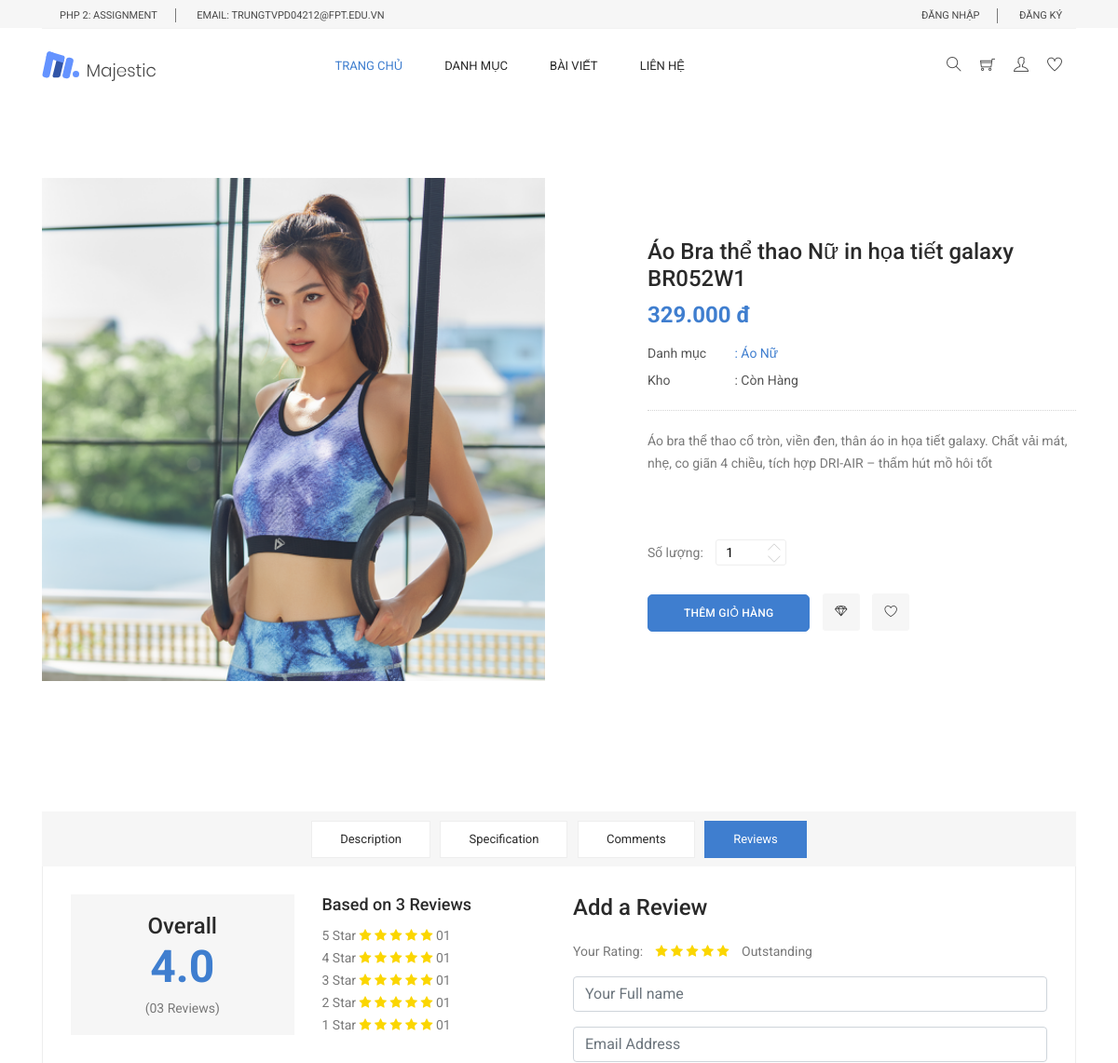
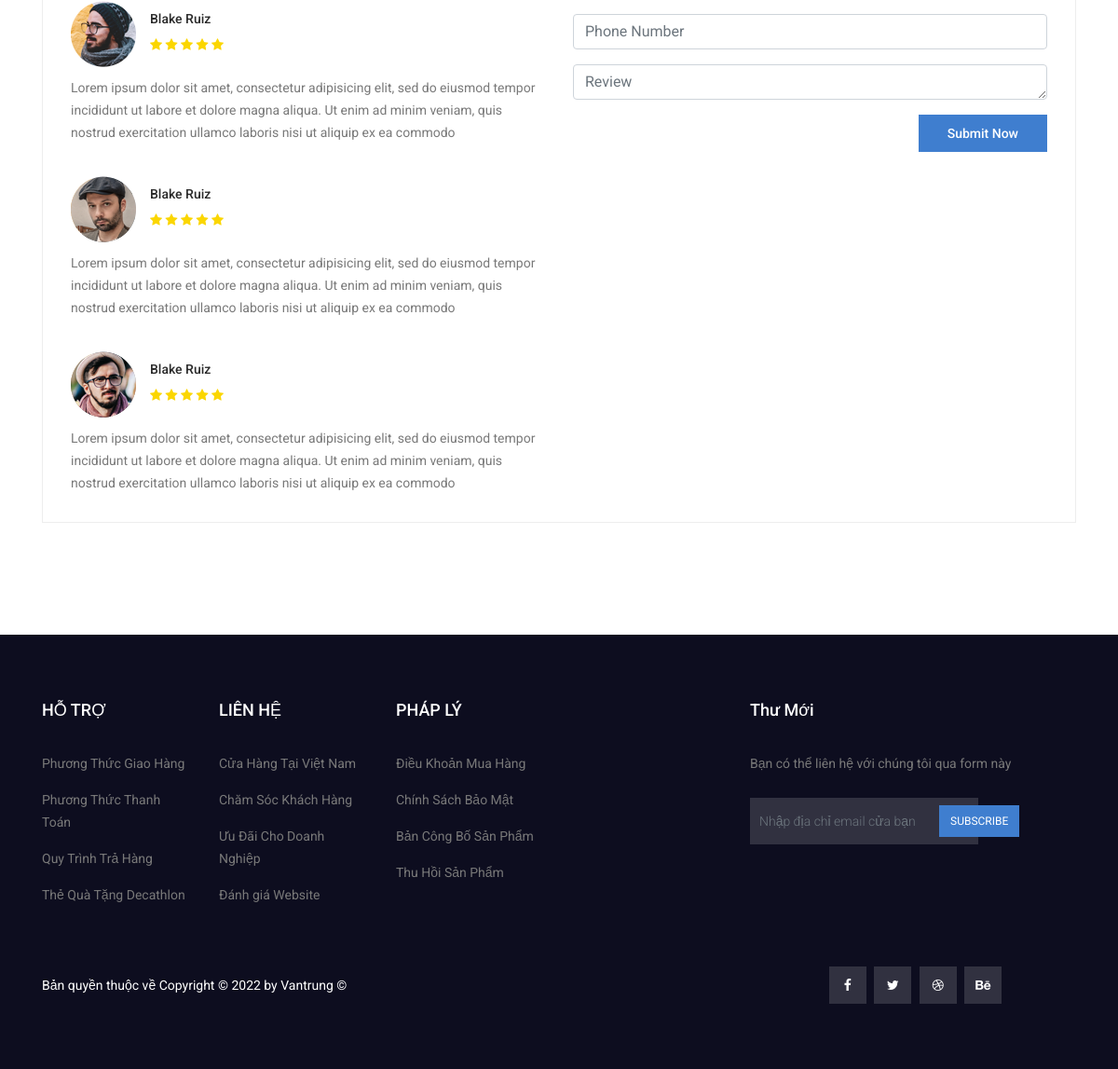
Page /product/product_detail/15 on the committed database (2 pictures, top to bottom).
### tables this page shows
CREATE TABLE `products` (
  `id` int(11) NOT NULL,
  `name` varchar(255) NOT NULL,
  `price` text NOT NULL,
  `feature_image_path` varchar(255) DEFAULT NULL,
  `feature_image_name` varchar(255) DEFAULT NULL,
  `content` text NOT NULL,
  `category_id` int(10) NOT NULL,
  `user_id` int(10) NOT NULL DEFAULT '0',
  `view_count` int(10) DEFAULT '0'
);

CREATE TABLE `categories` (
  `id` int(11) NOT NULL,
  `name` varchar(255) NOT NULL,
  `parent_id` int(11) NOT NULL,
  `slug` varchar(255) DEFAULT NULL
);

### app/views/products/product_detail.php (the view, shortened to what the rows shown need)
<div class="product_image_area">
    <div class="container">
        <div class="row s_product_inner">
            <div class="col-lg-6">
                <div class="s_product_img">
                    <div
                            id="carouselExampleIndicators"
                            class="carousel slide"
                            data-ride="carousel"
                    >
                        <div class="carousel-inner">
                            <div class="carousel-item active">
                                <?php if (!empty($product_detail)) { ?>
                                    <img
                                            class="d-block w-100"
                                            src="<?php echo _WEB_ROOT . $product_detail['feature_image_path'] ?>"
                                            alt="First slide"
                                    />
                                <?php } ?>
                            </div>
                        </div>
                    </div>
                </div>
            </div>
            <div class="col-lg-5 offset-lg-1">
                <?php if (!empty($product_detail)) { ?>
                    <div class="s_product_text">
                        <h3><?= $product_detail['name'] ?></h3>
                        <h2><?= number_format($product_detail['price'], 0, ',', '.') ?> đ</h2>
                        <ul class="list">
                            <li>
                                <a class="active" href="#">
                                    <span>Danh mục</span> :
                                    <?php if (!empty($categories)) {
                                        foreach ($categories as $cateItem) {
                                            if ($cateItem['id'] == $product_detail['category_id']) {
                                                echo $cateItem['name'];
                                            }
                                        }
                                    }
                                    ?>
                                </a>
                            </li>
                            <li>
                                <a href="#"> <span>Kho</span> : Còn Hàng</a>
                            </li>
                        </ul>
                        <p>
                            <?= $product_detail['content'] ?>
                        </p>
                            <div class="product_count">
                                <label for="qty">Số lượng:</label>
                                <input
                                        type="text"
                                        name="qty"
                                        id="sst"
                                        maxlength="12"
                                        value="1"
                                        title="Quantity:"
                                        class="input-text qty"
                                />
                                <button
                                        onclick="var result = document.getElementById('sst'); var sst = result.value; if( !isNaN( sst )) result.value++;return false;"
                                        class="increase items-count"
                                        type="button">
                                    <i class="lnr lnr-chevron-up"></i>
                                </button>
                                <button
                                        onclick="var result = document.getElementById('sst'); var sst = result.value; if( !isNaN( sst ) &amp;&amp; sst > 0 ) result.value--;return false;"
                                        class="reduced items-count"
                                        type="button"
                                >
                                    <i class="lnr lnr-chevron-down"></i>
                                </button>
                            </div>
                            <div class="card_area">
                                <a
                                        href="<?php echo _WEB_ROOT ?>/client_cart/addToCard/<?php echo $product_detail['id'] ?>"
                                        type="submit" class="main_btn <?php echo (!empty(Session::data('client_login'))?'addToCart':'loginToAdd') ?>"
                                        data-url="<?php echo _WEB_ROOT ?>/client_cart/addToCard/<?php echo $product_detail['id'] ?>"
                                >Thêm Giỏ Hàng</a>
                                <a class="icon_btn" href="#">
                                    <i class="lnr lnr lnr-diamond"></i>
                                </a>
                                <a class="icon_btn" href="#">
                                    <i class="lnr lnr lnr-heart"></i>
                                </a>
                            </div>
                    </div>
                <?php } ?>
            </div>
        </div>
    </div>
</div>

### rows in the picture
products: feature_image_path (picture), name "Áo Bra thể thao Nữ in họa tiết galaxy BR052W1", price "329.000", content "Áo bra thể thao cổ tròn, viền đen, thân áo in họa tiết galaxy. Chất vải mát, nhẹ, co giãn 4 chiều, tích hợp DRI-AIR – thấm hút mồ hôi tốt"
categories: name "Áo Nữ"

### other values in the picture
$copyright "Copyright © 2022 by Vantrung"
